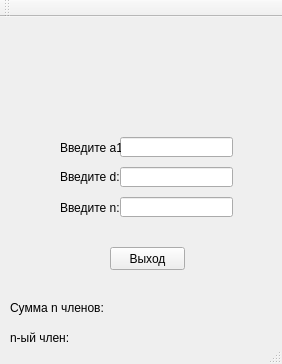
<?xml version="1.0" encoding="UTF-8"?>
<ui version="4.0">
 <class>MainWindow</class>
 <widget class="QMainWindow" name="MainWindow">
  <property name="geometry">
   <rect>
    <x>0</x>
    <y>0</y>
    <width>282</width>
    <height>364</height>
   </rect>
  </property>
  <property name="windowTitle">
   <string>MainWindow</string>
  </property>
  <widget class="QWidget" name="centralWidget">
   <property name="styleSheet">
    <string notr="true"/>
   </property>
   <widget class="QPushButton" name="pushButton">
    <property name="geometry">
     <rect>
      <x>110</x>
      <y>230</y>
      <width>75</width>
      <height>23</height>
     </rect>
    </property>
    <property name="text">
     <string>Выход</string>
    </property>
   </widget>
   <widget class="QLineEdit" name="LeA1">
    <property name="geometry">
     <rect>
      <x>120</x>
      <y>120</y>
      <width>113</width>
      <height>20</height>
     </rect>
    </property>
   </widget>
   <widget class="QLineEdit" name="LeD">
    <property name="geometry">
     <rect>
      <x>120</x>
      <y>150</y>
      <width>113</width>
      <height>20</height>
     </rect>
    </property>
   </widget>
   <widget class="QLabel" name="lblSn">
    <property name="geometry">
     <rect>
      <x>10</x>
      <y>280</y>
      <width>261</width>
      <height>21</height>
     </rect>
    </property>
    <property name="text">
     <string>Сумма n членов:</string>
    </property>
   </widget>
   <widget class="QLineEdit" name="LeN">
    <property name="geometry">
     <rect>
      <x>120</x>
      <y>180</y>
      <width>113</width>
      <height>20</height>
     </rect>
    </property>
   </widget>
   <widget class="QLabel" name="lblAn">
    <property name="geometry">
     <rect>
      <x>10</x>
      <y>310</y>
      <width>241</width>
      <height>21</height>
     </rect>
    </property>
    <property name="text">
     <string>n-ый член:</string>
    </property>
   </widget>
   <widget class="QLabel" name="label">
    <property name="geometry">
     <rect>
      <x>60</x>
      <y>120</y>
      <width>61</width>
      <height>21</height>
     </rect>
    </property>
    <property name="text">
     <string>Введите a1:</string>
    </property>
   </widget>
   <widget class="QLabel" name="label_2">
    <property name="geometry">
     <rect>
      <x>60</x>
      <y>150</y>
      <width>61</width>
      <height>20</height>
     </rect>
    </property>
    <property name="text">
     <string>Введите d:</string>
    </property>
   </widget>
   <widget class="QLabel" name="label_3">
    <property name="geometry">
     <rect>
      <x>60</x>
      <y>180</y>
      <width>61</width>
      <height>21</height>
     </rect>
    </property>
    <property name="text">
     <string>Введите n:</string>
    </property>
   </widget>
  </widget>
  <widget class="QToolBar" name="mainToolBar">
   <attribute name="toolBarArea">
    <enum>TopToolBarArea</enum>
   </attribute>
   <attribute name="toolBarBreak">
    <bool>false</bool>
   </attribute>
  </widget>
  <widget class="QStatusBar" name="statusBar"/>
 </widget>
 <layoutdefault spacing="6" margin="11"/>
 <resources/>
 <connections>
  <connection>
   <sender>pushButton</sender>
   <signal>clicked()</signal>
   <receiver>MainWindow</receiver>
   <slot>close()</slot>
   <hints>
    <hint type="sourcelabel">
     <x>136</x>
     <y>280</y>
    </hint>
    <hint type="destinationlabel">
     <x>236</x>
     <y>303</y>
    </hint>
   </hints>
  </connection>
 </connections>
 <slots>
  <signal>clicked()</signal>
  <slot>close()</slot>
 </slots>
</ui>
